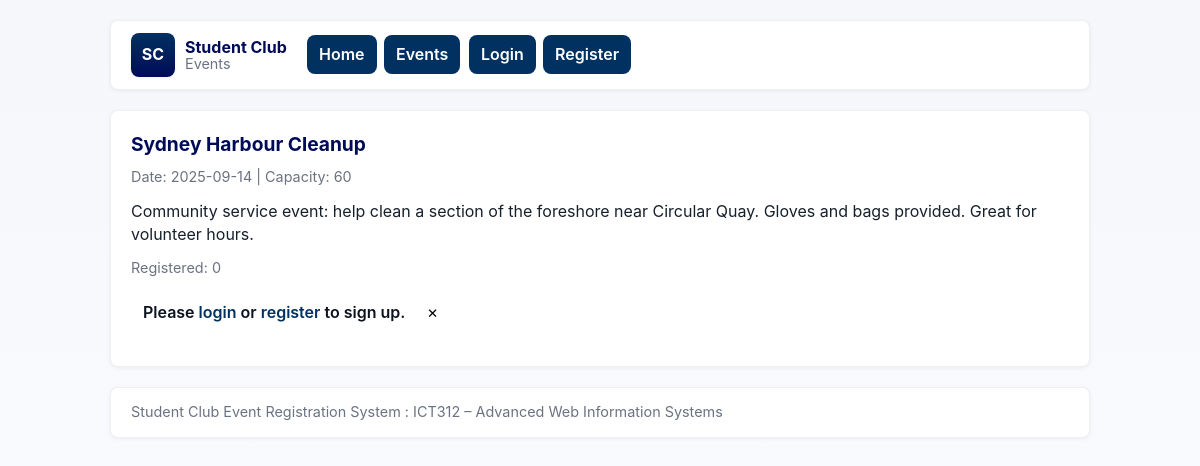
Screenshot of /src/events/view.php?id=2 with the database file from the repository.
### tables this page shows
CREATE TABLE IF NOT EXISTS events (
  id INT AUTO_INCREMENT PRIMARY KEY,
  title VARCHAR(150) NOT NULL,
  description TEXT,
  event_date DATE,
  capacity INT DEFAULT 0,
  created_at TIMESTAMP DEFAULT CURRENT_TIMESTAMP
);

### src/events/view.php (the view, shortened to what this page needs)
<?php
require_once __DIR__ . '/../../config/db.php';
$id = isset($_GET['id']) ? (int)$_GET['id'] : 0;
$stmt = $pdo->prepare('SELECT * FROM events WHERE id = ? LIMIT 1');
$stmt->execute([$id]);
$event = $stmt->fetch();
$r = $pdo->prepare('SELECT COUNT(*) as c FROM registrations WHERE event_id = ?');
$r->execute([$id]);
$regCount = (int)$r->fetchColumn();
include __DIR__ . '/../templates/header.php';
?>
<h2><?php echo htmlspecialchars($event['title']); ?></h2>
<p class="small">Date: <?php echo htmlspecialchars($event['event_date']); ?> | Capacity: <?php echo (int)$event['capacity']; ?></p>
<p><?php echo nl2br(htmlspecialchars($event['description'])); ?></p>
<p class="small">Registered: <?php echo $regCount; ?></p>
<?php if (!isset($_SESSION['user'])): ?>
  <div class="alert">
    Please <a href="../auth/login.php">login</a> or <a href="../auth/register.php">register</a> to sign up.
  </div>
<?php endif; ?>
<?php include __DIR__ . '/../templates/footer.php'; ?>

### assets/css/styles.css (style rules this page uses)
:root { --brand-900: #000B58; --brand-800: #003161; --accent: #006A67; --warm: #FDEB9E; --bg: #f6f7fb; --card-bg: #ffffff; --muted: #6b7280; --border: rgba(2, 6, 23, 0.06); --radius: 10px; --gap: 14px; --shadow-sm: 0 1px 4px rgba(2, 6, 23, 0.06); --shadow-md: 0 6px 18px rgba(2, 6, 23, 0.08); --transition-fast: 180ms cubic-bezier(.2, .9, .2, 1); --transition-med: 260ms cubic-bezier(.2, .9, .2, 1); --max-width: 980px; }
*, *::before, *::after { box-sizing: border-box; }
html, body { height: 100%; margin: 0; font-family: Inter, ui-sans-serif, system-ui, -apple-system, "Segoe UI", Roboto, "Helvetica Neue", Arial; background: linear-gradient(180deg, var(--bg) 0%, #fbfcff 100%); color: #0b1220; -webkit-font-smoothing: antialiased; -moz-osx-font-smoothing: grayscale; line-height: 1.45; font-size: 16px; }
a { color: var(--brand-800); text-decoration: none; }
h1, h2, h3 { margin: 0 0 8px 0; color: var(--brand-900); font-weight: 700; }
h2 { font-size: 1.2rem; }
p { margin: 0 0 12px 0; color: #16202b; }
.small { font-size: 0.9rem; color: var(--muted); }
.alert { padding: 10px 12px; border-radius: 8px; margin-bottom: 12px; font-weight: 600; }
a, button, .btn { will-change: transform; transition: transform var(--transition-fast), box-shadow var(--transition-fast), opacity var(--transition-fast); }

### src/templates/header.php (style rules this page uses)
body { visibility:visible }

### rows the page displays
events: title "Sydney Harbour Cleanup", event_date "2025-09-14", capacity "60", description "Community service event: help clean a section of the foreshore near Circular Quay. Gloves and bags provided. Great for volunteer hours."

### other values shown
$regCount "0"
